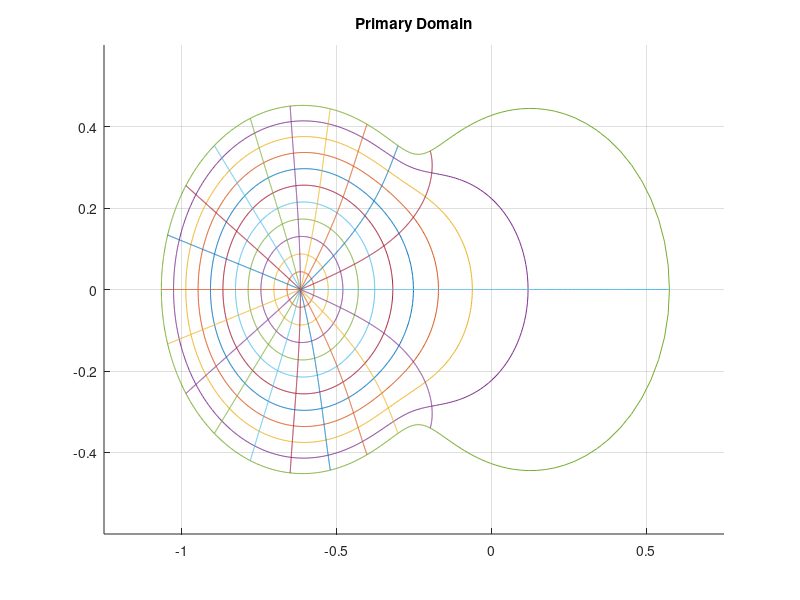
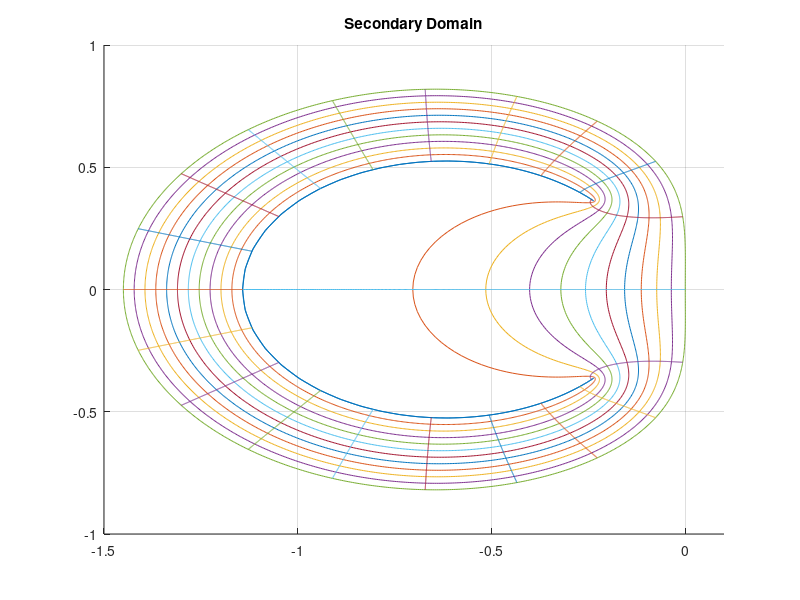

Source code (MATLAB) for these figures, in order:
%Tyler Matthews
%System Simluation Midterm P2
clc; close all;

%% PARTC
num = [0 1.27 -0.73];
den = [1 -1.45 0.45];


Hp = tf(num, den)
zeros = roots(num)
poles = roots(den)

Phi = tf(den, num) %(sigma / roe) : (row - l*sigma)
newNum = [12700 -14600 4870] %Numerator of derivative of Phi 

badPoints = roots(newNum)
magnitude = abs(badPoints)

Nt=21;
Nr=12;

theta=linspace(0,2*pi,1001); 
rho=linspace(0,0.5256,1001); 
tvec=linspace(0,2*pi,Nt);
rvec=linspace(0,0.5256,Nr);

temp = (roots(den - num*0.5748));
mag = abs(temp)
ang = angle(temp)

for k=1:length(rvec)
 z=rvec(k)*exp(i*theta);
 w=(z.^2-z.*1.45 + 0.45)./(z.*1.27-0.73);
 
 hold on
 plot(real(w), imag(w))
 hold off
end

for k=1:length(tvec)-1
 z=rho*exp(i*tvec(k));
 w=(z.^2-z.*1.45 + 0.45)./(z.*1.27-0.73);
 hold on
 plot(real(w), imag(w))
 hold off
end

grid on
axis([-1.25 0.75 -0.6 0.6])
title('Primary Domain')
% TESTING TO FIND INTERSECTION POINT -> Intersection at 0.5748

% z77 = 0.7742*exp(i*theta);
% w77=(z77.^2-z77.*1.45 + 0.45)./(z77.*1.27-0.73);
% figure(1)
% clf
% plot(real(w77),imag(w77))
% 
% z49 = 0.4936*exp(i*theta);
% w49=(z49.^2-z49.*1.45 + 0.45)./(z49.*1.27-0.73);
% 
% figure(2)
% clf
% plot(real(w49),imag(w49))


% for N=1:10
%     temp =  0.5748 + N*0.00001
%     val = sprintf('N = %0.5f',temp);
%     z = (temp) * exp(i*theta);
%     w = (z.^2-z.*1.45 + 0.45)./(z.*1.27-0.73);
%     plot(real(w), imag(w));
%     title(val);
%     disp(val);
%     disp(w(1));
%     disp(w(2));
%     pause;
% end

%% PART D

figure;

Nt=21;
Nr=12;

theta=linspace(0,2*pi,1001); 
rho=linspace(0.6192,1,1001); 
tvec=linspace(0,2*pi,Nt);
rvec=linspace(0.6192,1,Nr);

temp = (roots(den - num*0.6192));
mag = abs(temp)
ang = angle(temp)

for k=1:length(rvec)
 z=rvec(k)*exp(i*theta);
 w=(z.^2-z.*1.45 + 0.45)./(z.*1.27-0.73);
 
 hold on
 plot(real(w), imag(w))
 hold off
end

for k=1:length(tvec)-1
 z=rho*exp(i*tvec(k));
 w=(z.^2-z.*1.45 + 0.45)./(z.*1.27-0.73);
 hold on
 plot(real(w), imag(w))
 hold off
end

grid on
axis([-1.5 0.1 -1 1])
title('Secondary Domain')

% TESTING TO FIND INTERSECTION POINT -> Intersection at 0.6192

% for N=1:10
%     temp =  0.619 + N*0.0001
%     val = sprintf('N = %0.5f',temp);
%     z = (temp) * exp(i*theta);
%     w = (z.^2-z.*1.45 + 0.45)./(z.*1.27-0.73);
%     plot(real(w), imag(w));
%     title(val);
%     disp(val);
%     disp(w(1));
%     disp(w(2));
%     pause;
% end

%% PART E -- Stability Region
disp('Stable and Accurate Region is inside of the green outlining edge, to the right of primary region plot''s origin (-0.61, 0)')
disp('Stable and Inaccurate Region is inside of the green outlining edge, to the left of primary region plot''s origin (-0.61, 0)')
disp('Unstable and Inaccurate Region is outside of the green outlining edge on the primary region plot')